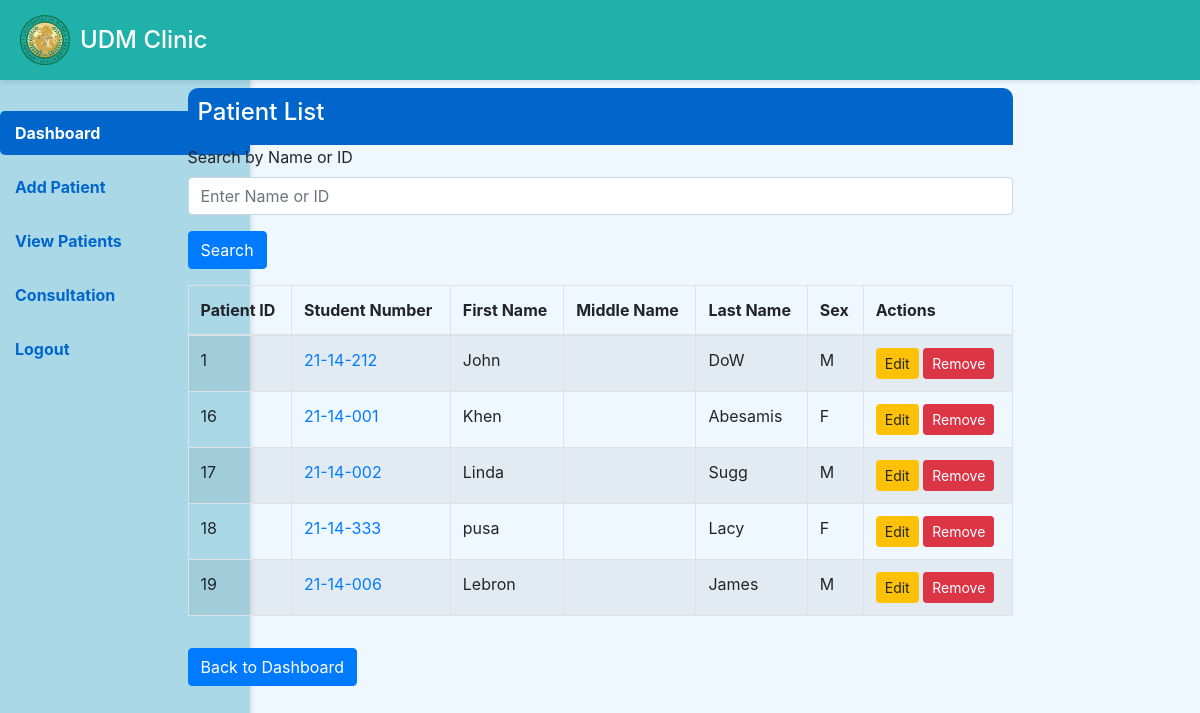
Before: /viewpatient.php with the older database file.
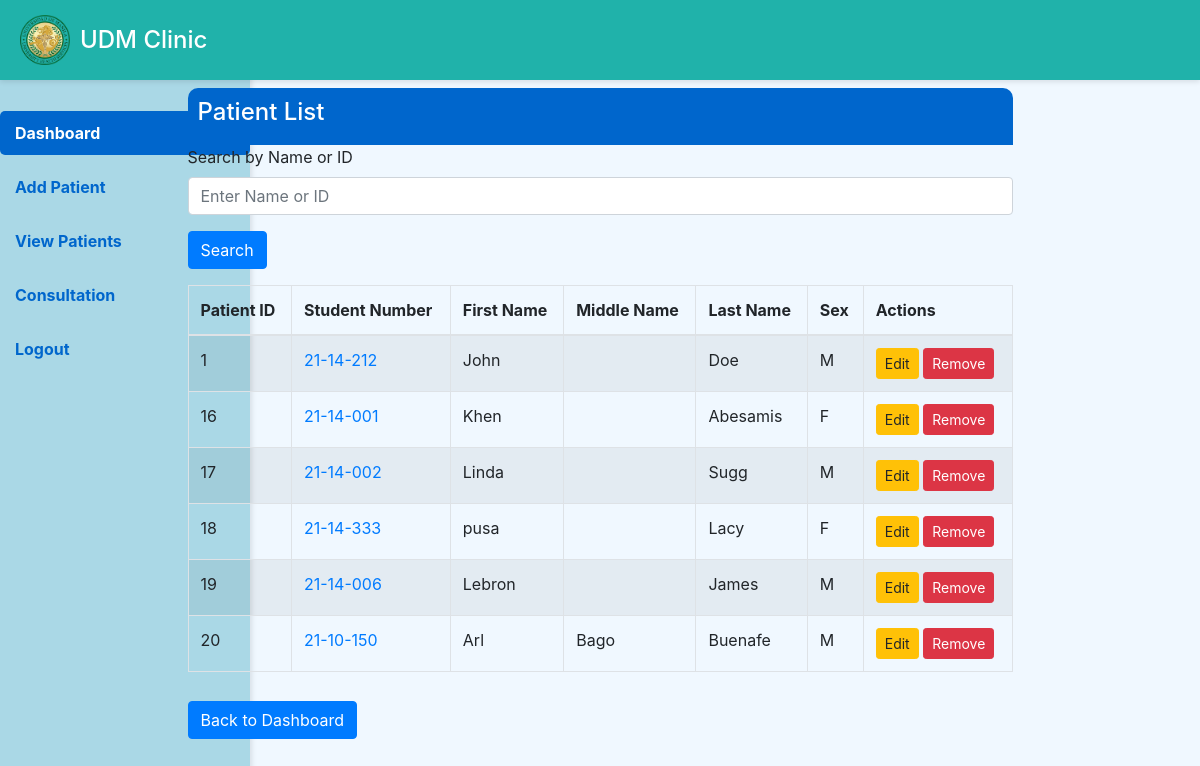
After: the same page with the newer database file.
### tables this page shows
CREATE TABLE `patients` (
  `PatientID` int(11) NOT NULL,
  `FirstName` varchar(50) NOT NULL,
  `LastName` varchar(50) NOT NULL,
  `MiddleInitial` varchar(10) NOT NULL,
  `Sex` char(1) DEFAULT NULL CHECK (`Sex` in ('M','F')),
  `DOB` date NOT NULL,
  `Address` varchar(255) DEFAULT NULL,
  `ContactNumber` varchar(15) DEFAULT NULL,
  `CreatedAt` datetime DEFAULT current_timestamp(),
  `UpdatedAt` datetime DEFAULT current_timestamp() ON UPDATE current_timestamp(),
  `age` int(11) NOT NULL,
  `civil_status` varchar(20) NOT NULL,
  `emergency_number` varchar(15) NOT NULL,
  `guardian` varchar(50) NOT NULL,
  `height` varchar(10) NOT NULL,
  `weight` varchar(10) NOT NULL,
  `yearLevel` varchar(20) NOT NULL,
  `specialCases` varchar(20) NOT NULL,
  `Program` varchar(20) NOT NULL,
  `Student_Num` varchar(20) NOT NULL,
  `email` varchar(50) NOT NULL,
  `patient_pic` varchar(255) NOT NULL
);

### viewpatient.php (the view, shortened to what this page needs)
<?php
$servername = "localhost";
$username = "root";
$password = "";
$database = "clinic_data";
$connection = new mysqli($servername, $username, $password, $database);
?>
<!DOCTYPE html>
<html lang="en">
<head>
    <link rel="stylesheet" href="https://stackpath.bootstrapcdn.com/bootstrap/4.5.0/css/bootstrap.min.css">
</head>
<body>
    <?php include 'sidebar.php'; ?>
    <div class="header d-flex align-items-center">
        <img src="images/UDMCLINIC_LOGO.png" alt="Logo" class="logo">
        <h1>UDM Clinic</h1>
    </div>
    <div class="container mt-5">
        <div class="row justify-content-center">
            <div class="col-md-9">
                <div class="panel panel-default">
                    <div class="panel-heading">
                        <h4><span class="glyphicon glyphicon-user"></span> Patient List</h4>
                    </div>
                    <div class="panel-body">
                        <form action="" method="GET">
                            <div class="form-group">
                                <label for="search">Search by Name or ID</label>
                                <input type="text" id="search" name="search" class="form-control" placeholder="Enter Name or ID" list="suggestions">
                            </div>
                            <button type="submit" class="btn btn-primary">Search</button>
                        </form>
                        <div class="search-results mt-3">
                            <table class="table table-bordered table-striped">
                            <thead>
                                <tr>
                                    <th>Patient ID</th>
                                    <th>Student Number</th>
                                    <th>First Name</th>
                                    <th>Middle Name</th>
                                    <th>Last Name</th>
                                    <th>Sex</th>
                                    <th>Actions</th>
                                </tr>
                            </thead>
                            <tbody>
                                <?php
                                $searchQuery = "";
                                $query = "SELECT PatientID, Student_Num, FirstName, MiddleInitial, LastName, Sex FROM patients" . $searchQuery;
                                $result = $connection->query($query);
                                if ($result->num_rows > 0) {
                                    while ($row = $result->fetch_assoc()) {
                                        echo "<tr>";
                                        echo "<td>" . htmlspecialchars($row['PatientID']) . "</td>";
                                        echo "<td><a href='view_details.php?id=" . htmlspecialchars($row['Student_Num']) . "'>" . htmlspecialchars($row['Student_Num']) . "</a></td>";
                                        echo "<td>" . htmlspecialchars($row['FirstName']) . "</td>";
                                        echo "<td>" . htmlspecialchars($row['MiddleInitial']) . "</td>";
                                        echo "<td>" . htmlspecialchars($row['LastName']) . "</td>";
                                        echo "<td>" . htmlspecialchars($row['Sex']) . "</td>";
                                        echo "<td>
                                            <a href='edit_patient.php?id=" . $row['PatientID'] . "' class='btn btn-warning btn-sm'>Edit</a>
                                            <form method='POST' action='' style='display:inline;' onsubmit='return confirm(\"Are you sure you want to delete this record?\");'>
                                                <input type='hidden' name='delete_id' value='" . $row['PatientID'] . "'>
                                                <button type='submit' class='btn btn-danger btn-sm'>Remove</button>
                                            </form>
                                        </td>";
                                        echo "</tr>";
                                    }
                                } else {
                                    echo "<tr><td colspan='7' class='text-center'>No data found</td></tr>";
                                }
                                ?>
                            </tbody>
                            </table>
                        </div>
                        <a href="tally.php" class="btn btn-primary mt-3">Back to Dashboard</a>
                    </div>
                </div>
            </div>
        </div>
    </div>
</body>
</html>

Changed rows visible on the page:
changed patients "John": LastName "DoW" → "Doe"
added patients: PatientID "20", Student_Num "21-10-150", FirstName "Arl", MiddleInitial "Bago", LastName "Buenafe", Sex "M"
